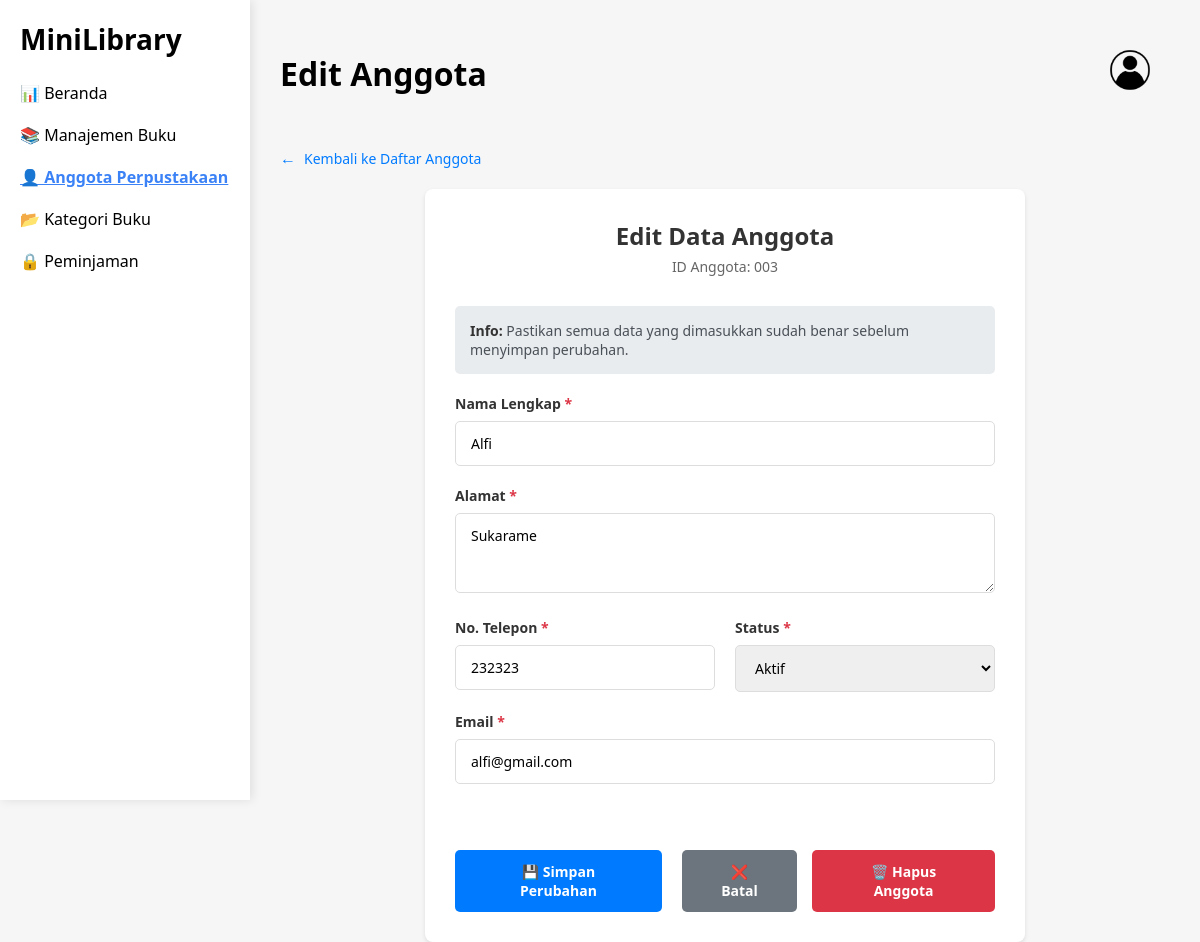
Page /WEB_UAP/edit_anggota.php?id=3 (signed in) on the committed database.
### tables this page shows
CREATE TABLE `anggota` (
  `id` int(11) NOT NULL,
  `nama` varchar(100) NOT NULL,
  `alamat` text NOT NULL,
  `telepon` varchar(15) NOT NULL,
  `email` varchar(100) NOT NULL,
  `status` enum('Aktif','Non Aktif') DEFAULT 'Aktif',
  `created_at` timestamp NOT NULL DEFAULT current_timestamp()
);

### WEB_UAP/edit_anggota.php (the view, shortened to what this page needs)
<?php
include 'koneksi.php';
$id = mysqli_real_escape_string($conn, $_GET['id']);
$query = "SELECT * FROM anggota WHERE id = '$id'";
$result = mysqli_query($conn, $query);
$anggota = mysqli_fetch_assoc($result);
?>
<!DOCTYPE html>
<html>
<head>
    <link rel="stylesheet" href="assets/style.css">
</head>
<body>
<div class="sidebar">
    <h2>MiniLibrary</h2>
    <a href="dashboard.php">📊 Beranda</a>
    <a href="manajemen.php">📚 Manajemen Buku</a>
    <a class="active" href="anggota.php">👤 Anggota Perpustakaan</a>
    <a href="kategori.php">📂 Kategori Buku</a>
    <a href="peminjaman.php">🔒 Peminjaman</a>
</div>
<div class="content">
    <div class="topbar">
        <h1>Edit Anggota</h1>
        <div class="profile">
            <img src="assets/profile.png" alt="Profile" class="profile-img">
        </div>
    </div>
    <a href="anggota.php" class="back-link">Kembali ke Daftar Anggota</a>
    <div class="form-container">
        <div class="form-header">
            <h2>Edit Data Anggota</h2>
            <div class="member-id">ID Anggota: <?php echo str_pad($id, 3, '0', STR_PAD_LEFT); ?></div>
        </div>
        <div class="info-box">
            <strong>Info:</strong> Pastikan semua data yang dimasukkan sudah benar sebelum menyimpan perubahan.
        </div>
        <form method="POST" action="" id="editAnggotaForm">
            <div class="form-group">
                <label for="nama">Nama Lengkap <span class="required">*</span></label>
                <input type="text" id="nama" name="nama" required
                       value="<?php echo htmlspecialchars($anggota['nama']); ?>"
                       placeholder="Masukkan nama lengkap">
            </div>
            <div class="form-group">
                <label for="alamat">Alamat <span class="required">*</span></label>
                <textarea id="alamat" name="alamat" required
                          placeholder="Masukkan alamat lengkap"><?php echo htmlspecialchars($anggota['alamat']); ?></textarea>
            </div>
            <div class="form-row">
                <div class="form-group">
                    <label for="telepon">No. Telepon <span class="required">*</span></label>
                    <input type="tel" id="telepon" name="telepon" required
                           value="<?php echo htmlspecialchars($anggota['telepon']); ?>"
                           placeholder="Contoh: 08123456789">
                </div>
                <div class="form-group">
                    <label for="status">Status <span class="required">*</span></label>
                    <select id="status" name="status" required>
                        <option value="Aktif" <?php echo ($anggota['status'] == 'Aktif') ? 'selected' : ''; ?>>Aktif</option>
                    </select>
                </div>
            </div>
            <div class="form-group">
                <label for="email">Email <span class="required">*</span></label>
                <input type="email" id="email" name="email" required
                       value="<?php echo htmlspecialchars($anggota['email']); ?>"
                       placeholder="contoh@email.com">
            </div>
            <div class="form-actions">
                <button type="submit" class="btn btn-primary">💾 Simpan Perubahan</button>
                <a href="anggota.php" class="btn btn-secondary">❌ Batal</a>
                <a href="hapus_anggota.php?id=<?php echo $id; ?>" class="btn btn-danger"
                   onclick="return confirm('Apakah Anda yakin ingin menghapus anggota ini?')">🗑️ Hapus Anggota</a>
            </div>
        </form>
    </div>
</div>
</body>
</html>

### WEB_UAP/assets/style.css (style rules this page uses)
* { margin: 0; padding: 0; box-sizing: border-box; font-family: 'Segoe UI', sans-serif; }
body { display: flex; height: 100vh; }
h2 { font-size: 28px; margin-bottom: 24px; }
form { display: flex; flex-direction: column; }
input[type="email"], input[type="password"] { padding: 12px; margin-bottom: 16px; border: 1px solid #ccc; border-radius: 30px; }
button { padding: 12px; border: none; border-radius: 30px; background-color: #1E90FF; color: white; font-weight: bold; cursor: pointer; font-size: 14px; }
body { margin: 0; font-family: sans-serif; display: flex; background-color: #f6f6f6; }
.sidebar { width: 250px; background: white; box-shadow: 2px 0 10px rgba(0,0,0,0.1); padding: 20px; }
.sidebar h2 { font-weight: bold; }
.sidebar a { display: block; margin: 20px 0; text-decoration: none; color: black; }
.sidebar a.active { color: #3b82f6; font-weight: bold; text-decoration: underline; }
.content { flex: 1; padding: 30px; }
.topbar { display: flex; justify-content: space-between; align-items: center; margin-bottom: 30px; }
.topbar h1 { margin: 0; }
.topbar .profile { font-size: 25px; color: red; }
.profile-img { width: 80px; height: 80px; border-radius: 50%; object-fit: cover; }
button { padding: 8px 12px; margin-right: 5px; cursor: pointer; }

### WEB_UAP/edit_anggota.php (style rules this page uses)
.form-container { background: white; padding: 30px; border-radius: 8px; box-shadow: 0 2px 4px rgba(0,0,0,0.1); max-width: 600px; margin: 0 auto; }
.form-header { margin-bottom: 30px; text-align: center; }
.form-header h2 { color: #333; margin: 0; font-size: 24px; }
.form-header .member-id { color: #666; font-size: 14px; margin-top: 5px; }
.form-group { margin-bottom: 20px; }
.form-group label { display: block; margin-bottom: 8px; font-weight: 600; color: #333; font-size: 14px; }
.form-group input, .form-group select, .form-group textarea { width: 100%; padding: 12px 15px; border: 1px solid #ddd; border-radius: 5px; font-size: 14px; box-sizing: border-box; transition: border-color 0.3s; }
.form-group textarea { resize: vertical; min-height: 80px; }
.required { color: #dc3545; }
.form-actions { display: flex; gap: 15px; justify-content: center; margin-top: 30px; }
.btn { padding: 12px 30px; border: none; border-radius: 5px; font-size: 14px; font-weight: 600; cursor: pointer; text-decoration: none; display: inline-block; text-align: center; transition: all 0.3s; }
.btn-primary { background: #007bff; color: white; }
.btn-secondary { background: #6c757d; color: white; }
.btn-danger { background: #dc3545; color: white; }
.back-link { display: inline-flex; align-items: center; color: #007bff; text-decoration: none; margin-bottom: 20px; font-size: 14px; }
.back-link::before { content: "←"; margin-right: 8px; font-size: 16px; }
.form-row { display: flex; gap: 20px; }
.form-row .form-group { flex: 1; }
.info-box { background: #e9ecef; padding: 15px; border-radius: 5px; margin-bottom: 20px; font-size: 14px; color: #495057; }
.info-box strong { color: #333; }

### rows in the picture
anggota: nama "Alfi", alamat "Sukarame", telepon "232323", status "Aktif", email "alfi@gmail.com"

### other values in the picture
str_pad($id, 3, '0', STR_PAD_LEFT) "003"
